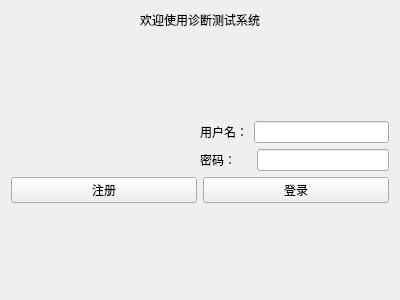
<?xml version="1.0" encoding="UTF-8"?>
<ui version="4.0">
 <class>LoginView</class>
 <widget class="QWidget" name="LoginView">
  <property name="geometry">
   <rect>
    <x>0</x>
    <y>0</y>
    <width>400</width>
    <height>300</height>
   </rect>
  </property>
  <property name="windowTitle">
   <string>登录</string>
  </property>
  <layout class="QVBoxLayout" name="verticalLayout_2">
   <item>
    <widget class="QLabel" name="label">
     <property name="font">
      <font>
       <family>Microsoft New Tai Lue</family>
      </font>
     </property>
     <property name="text">
      <string>欢迎使用诊断测试系统</string>
     </property>
     <property name="textFormat">
      <enum>Qt::TextFormat::MarkdownText</enum>
     </property>
     <property name="alignment">
      <set>Qt::AlignmentFlag::AlignCenter</set>
     </property>
    </widget>
   </item>
   <item>
    <spacer name="verticalSpacer_2">
     <property name="orientation">
      <enum>Qt::Orientation::Vertical</enum>
     </property>
     <property name="sizeHint" stdset="0">
      <size>
       <width>20</width>
       <height>40</height>
      </size>
     </property>
    </spacer>
   </item>
   <item>
    <layout class="QHBoxLayout" name="horizontalLayout_3">
     <item>
      <spacer name="horizontalSpacer">
       <property name="orientation">
        <enum>Qt::Orientation::Horizontal</enum>
       </property>
       <property name="sizeHint" stdset="0">
        <size>
         <width>40</width>
         <height>20</height>
        </size>
       </property>
      </spacer>
     </item>
     <item>
      <layout class="QVBoxLayout" name="verticalLayout">
       <item>
        <layout class="QHBoxLayout" name="horizontalLayout">
         <item>
          <widget class="QLabel" name="label_2">
           <property name="text">
            <string>用户名：</string>
           </property>
          </widget>
         </item>
         <item>
          <widget class="QLineEdit" name="inputUserName"/>
         </item>
        </layout>
       </item>
       <item>
        <layout class="QHBoxLayout" name="horizontalLayout_2">
         <item>
          <widget class="QLabel" name="label_3">
           <property name="text">
            <string>密码：</string>
           </property>
          </widget>
         </item>
         <item>
          <widget class="QLineEdit" name="inputUserPassword">
           <property name="maximumSize">
            <size>
             <width>132</width>
             <height>16777215</height>
            </size>
           </property>
           <property name="echoMode">
            <enum>QLineEdit::EchoMode::Password</enum>
           </property>
          </widget>
         </item>
        </layout>
       </item>
      </layout>
     </item>
    </layout>
   </item>
   <item>
    <layout class="QHBoxLayout" name="horizontalLayout_4">
     <item>
      <widget class="QPushButton" name="btSignUp">
       <property name="text">
        <string>注册</string>
       </property>
      </widget>
     </item>
     <item>
      <widget class="QPushButton" name="btSignin">
       <property name="text">
        <string>登录</string>
       </property>
      </widget>
     </item>
    </layout>
   </item>
   <item>
    <spacer name="verticalSpacer">
     <property name="orientation">
      <enum>Qt::Orientation::Vertical</enum>
     </property>
     <property name="sizeHint" stdset="0">
      <size>
       <width>20</width>
       <height>40</height>
      </size>
     </property>
    </spacer>
   </item>
  </layout>
 </widget>
 <resources/>
 <connections/>
</ui>
